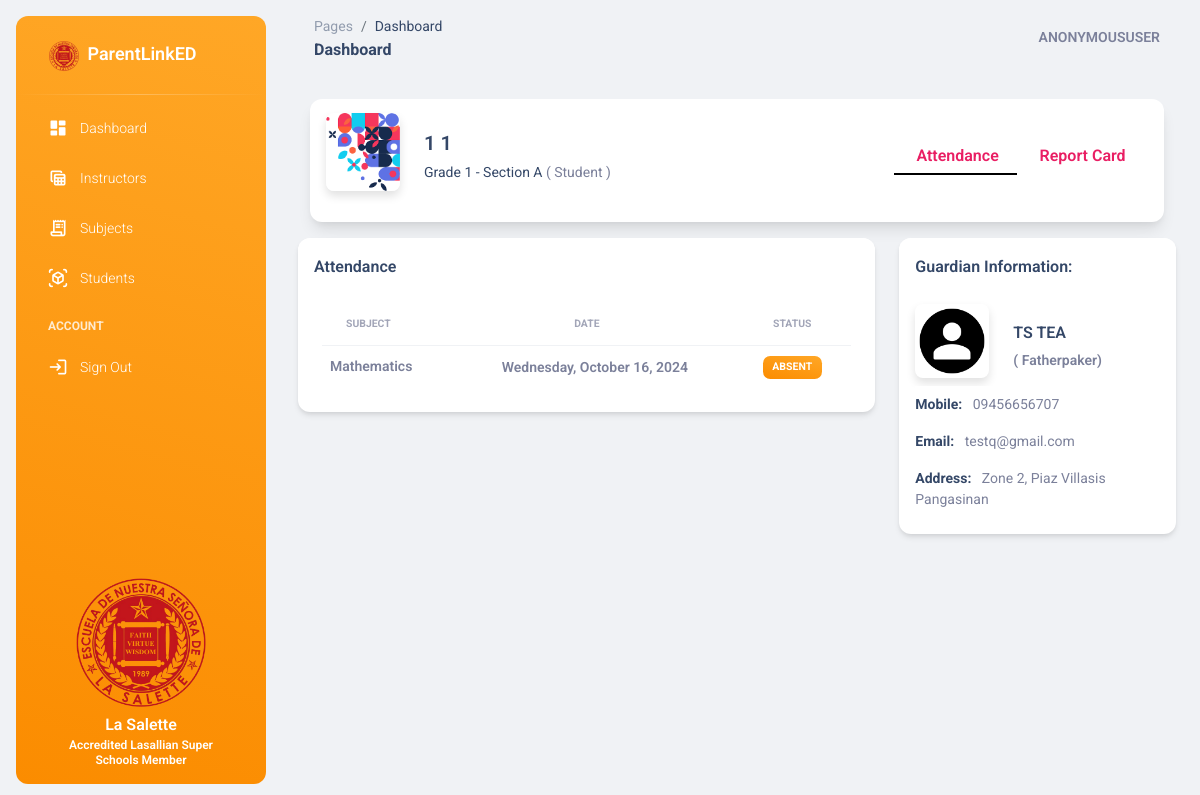
The app's page /student/profile/1/ with its own data.
### base/models.py (models this page shows, shortened)
class Student(models.Model):
    firstname = models.CharField(max_length=100)
    lastname = models.CharField(max_length=100)
    student_id = models.CharField(max_length=100, null = True, blank = True)
    avatar = models.ImageField(upload_to='avatars/', default = '/default_avatar.png', null = True, blank = True)
    gender = models.CharField(max_length=10, null = True, blank = True)
    age = models.IntegerField(null = True, blank = True)
    year_level_section = models.ForeignKey(YearLevelSection, on_delete=models.CASCADE, null=True, blank=True)
    date_created = models.DateTimeField(auto_now_add=True, null = True, blank = True)

class YearLevelSection(models.Model):
    year_levels = [
        ('Grade 1', 'Grade 1'),
        ('Grade 2', 'Grade 2'),
        ('Grade 3', 'Grade 3'),
        ('Grade 4', 'Grade 4'),
        ('Grade 5', 'Grade 5'),
        ('Grade 6', 'Grade 6'),
    ]
    year_level = models.CharField(max_length=10, choices=year_levels)
    section = models.CharField(max_length=10)
    subjects = models.ManyToManyField(Subject, null=True, blank=True, related_name='year_level_sections')
    instructor = models.ForeignKey(Instructor, on_delete=models.CASCADE, related_name='year_level_sections', null = True, blank = True)
    slug = models.SlugField(max_length=255, unique=True, null=True, blank=True)
    def __str__(self):
        return f"{self.year_level} - {self.section}"

class Attendance(models.Model):
    student = models.ForeignKey(Student, on_delete=models.CASCADE, related_name='attendances')
    subject = models.ForeignKey(Subject, on_delete=models.CASCADE, related_name='attendances')
    date = models.DateTimeField(auto_now_add=True)
    status = models.CharField(max_length=10, choices=[('present', 'Present'), ('absent', 'Absent')])
    class Meta:
        unique_together = ('student', 'subject', 'date')  # Ensure no duplicate records for the same day

class Subject(models.Model):
    name = models.CharField(max_length=100)
    subject_code = models.CharField(max_length=100, null=True, blank=True)
    description = models.TextField(blank=True, null=True)
    day = models.CharField(max_length=100)
    start_time = models.TimeField()
    end_time = models.TimeField()
    slug = models.SlugField(max_length=255, unique=True, null=True, blank=True)

class Guardian(models.Model):
    user = models.OneToOneField(User, on_delete=models.CASCADE)
    student = models.ManyToManyField(Student, related_name='guardians')
    age = models.IntegerField(null = True, blank = True)
    address = models.CharField(max_length=100, null = True, blank = True)
    contact_number = models.CharField(max_length=11, null = True, blank = True)
    gender = models.CharField(max_length=10, null = True, blank = True)
    avatar = models.ImageField(upload_to='avatars/', default = '/default_avatar.png', null = True, blank = True)
    relationship = models.CharField(max_length=100, null = True, blank = True)
    date_created = models.DateTimeField(auto_now_add=True, null = True, blank = True)

### base/views.py (the view)
# urls.py: path('student/profile/<student_id>/', views.student_profile, name='student_profile'),
def student_profile(request, student_id):
    student = get_object_or_404(Student, student_id=student_id)
    guardians = student.guardians.all()  # Get the related guardians
    attendance = Attendance.objects.filter(student=student)
    grades = Grade.objects.filter(student=student).select_related('subject')
    year_level_section = student.year_level_section
    subjects = year_level_section.subjects.all()
    subjects_with_grades = {grade.subject.id for grade in grades}
    subjects_without_grades = subjects.exclude(id__in=subjects_with_grades)
    context = {
        'student': student,
        'guardians': guardians,
        'attendance': attendance,
        'grades': grades,
        'subjects': subjects,
        'subjects_without_grades': subjects_without_grades,  # Ne
    }
    return render(request, 'base/admin/student_profile.html', context)

### base/templates/base/admin/student_profile.html (shortened to what this page needs)
{% extends 'base.html' %}
{% block content %}
<div class="card shadow-lg mx-4 card-profile-bottom">
    <div class="card-body p-3">
        <div class="row gx-4 mb-2">
            <div class="col-auto">
               <div class="avatar avatar-xl position-relative">
                  <img src="{{ student.avatar.url }}" alt="profile_image" class="w-100 border-radius-lg shadow-sm">
               </div>
            </div>
            <div class="col-auto my-auto">
               <div class="h-100">
                  <h5 class="mb-1">
                    {{ student.firstname }} {{ student.lastname}}
                  </h5>
                  <p class="mb-0 font-weight-normal text-sm">
                    <a href="{% url 'section_detail' student.year_level_section.slug %}">{{student.year_level_section }}</a> ( Student )
                  </p>
               </div>
            </div>
            <div class="col-lg-4 col-md-6 my-sm-auto ms-sm-auto me-sm-0 mx-auto mt-3">
                <div class="nav-wrapper position-relative end-0">
                    <ul class="nav nav-fill p-1 flex-row" role="tablist" id="customTabs">
                        <li class="nav-item" role="presentation">
                            <a class="nav-link_ nav-link mb-0 px-0 py-1 active fw-bold" id="attendance-tab" data-bs-toggle="tab" href="#attendance" role="tab" aria-controls="attendance" aria-selected="true">
                                <span class="ms-1">Attendance</span>
                            </a>
                        </li>
                        <li class="nav-item" role="presentation">
                            <a class="nav-link_ nav-link mb-0 px-0 py-1 fw-bold" id="report-card-tab" data-bs-toggle="tab" href="#report-card" role="tab" aria-controls="report-card" aria-selected="false">
                                <span class="ms-1">Report Card</span>
                            </a>
                        </li>
                    </ul>
                </div>
            </div>
        </div>
    </div>
</div>
<div class="tab-content container-fluid">
    <div class="row">
        <div class="col-md-8">
            <div class="tab-pane fade show active" id="attendance" role="tabpanel" aria-labelledby="attendance-tab">
                <div class="card h-auto mt-3" style="max-height: 100vh; overflow: auto;">
                    <div class="card-header pb-0 p-3">
                        <h6 class="mb-0">Attendance</h6>
                    </div>
                    {% if attendance %}
                    <div class="card-body overflow-auto">
                        <div class="table-responsive">
                            <table class="table align-items-center mb-0">
                                <thead>
                                    <tr>
                                        <th class="text-uppercase text-secondary text-xxs font-weight-bolder opacity-7">Subject</th>
                                        <th class="text-uppercase text-center text-secondary text-xxs font-weight-bolder opacity-7 ps-2">Date</th>
                                        <th class="text-center text-uppercase text-secondary text-xxs font-weight-bolder opacity-7">Status</th>
                                    </tr>
                                </thead>
                                <tbody>
                                    {% for a in attendance %}
                                    <tr>
                                        <td><p class="text-sm font-weight-bold mb-0 small">{{ a.subject.name }}</p></td>
                                        <td class="align-middle text-center">
                                            <span class="text-secondary text-sm small font-weight-bold">{{ a.date|date:"l, F j, Y" }}</span>
                                        </td>
                                        <td class="align-middle text-center text-sm small">
                                            {% if a.status == 'present' %}
                                            <span class="badge badge-pill badge-md bg-gradient-success">{{a.status}}</span>
                                            {% else %}
                                            <span class="badge badge-pill badge-md bg-gradient-warning">{{a.status}}</span>
                                            {% endif %}
                                        </td>
                                    </tr>
                                    {% endfor %}
                                </tbody>
                            </table>
                        </div>
                    </div>
                    {% else %}
                    <p class="p-2 text-center"> No data available </p>
                    {% endif %}
                </div>
            </div>
        </div>
        <div class="col-md-4 d-none d-md-block">
            {% for g in guardians %}
            <div class="card h-auto mt-3">
                <div class="card-header pb-0 p-3">
                    <div class="d-flex justify-content-between align-items-center">
                        <h6 class="">Guardian Information: </h6>
                    </div>
                </div>
                <div class="card-body p-3">
                    <ul class="list-group">
                        <div class="row gx-4">
                            <div class="col-auto">
                                <div class="avatar avatar-xl position-relative">
                                    <img src="{{ g.avatar.url }}" alt="profile_image" class="w-100 border-radius-lg shadow-sm">
                                </div>
                            </div>
                            <div class="col-auto my-auto">
                                <div class="h-100">
                                    <h6 class="mb-1 text-uppercase">{{ g.user.first_name }} {{ g.user.last_name}}</h6>
                                    <p class="mb-0 font-weight-bold text-sm">( {{ g.relationship}})</p>
                                </div>
                            </div>
                        </div>
                        <li class="list-group-item border-0 ps-0 text-sm"><strong class="text-dark">Mobile:</strong> &nbsp; {{ g.contact_number}}</li>
                        <li class="list-group-item border-0 ps-0 text-sm"><strong class="text-dark">Email:</strong> &nbsp; {{ g.user.email }}</li>
                        <li class="list-group-item border-0 ps-0 text-sm"><strong class="text-dark">Address:</strong> &nbsp; {{ g.address }}</li>
                    </ul>
                </div>
            </div>
            {% empty %}
            <div class="alert alert-secondary text-white text-center mt-3" role="alert">
                <strong></strong> No guardian assigned
            </div>
            {% endfor %}
        </div>
    </div>
</div>
{% endblock %}

### base/templates/base/admin/student_profile.html (style rules this page uses)
.nav-link_ { border-bottom: 2px solid transparent; transition: border-bottom 0.3s ease; }
.nav-link_.active { border-bottom: 2px solid #000; }

### records on screen
Student: avatar (picture), firstname "1", lastname "1", year_level_section "Grade 1 - Section A"
Attendance: subject.name "Mathematics", date "Wednesday, October 16, 2024", status "ABSENT"
Guardian: avatar (placeholder picture), user.first_name "TS", user.last_name "TEA", relationship "Fatherpaker", contact_number "09456656707", user.email "testq@gmail.com", address "Zone 2, Piaz Villasis Pangasinan"

### other values on screen
{{ request.user }} "ANONYMOUSUSER"
